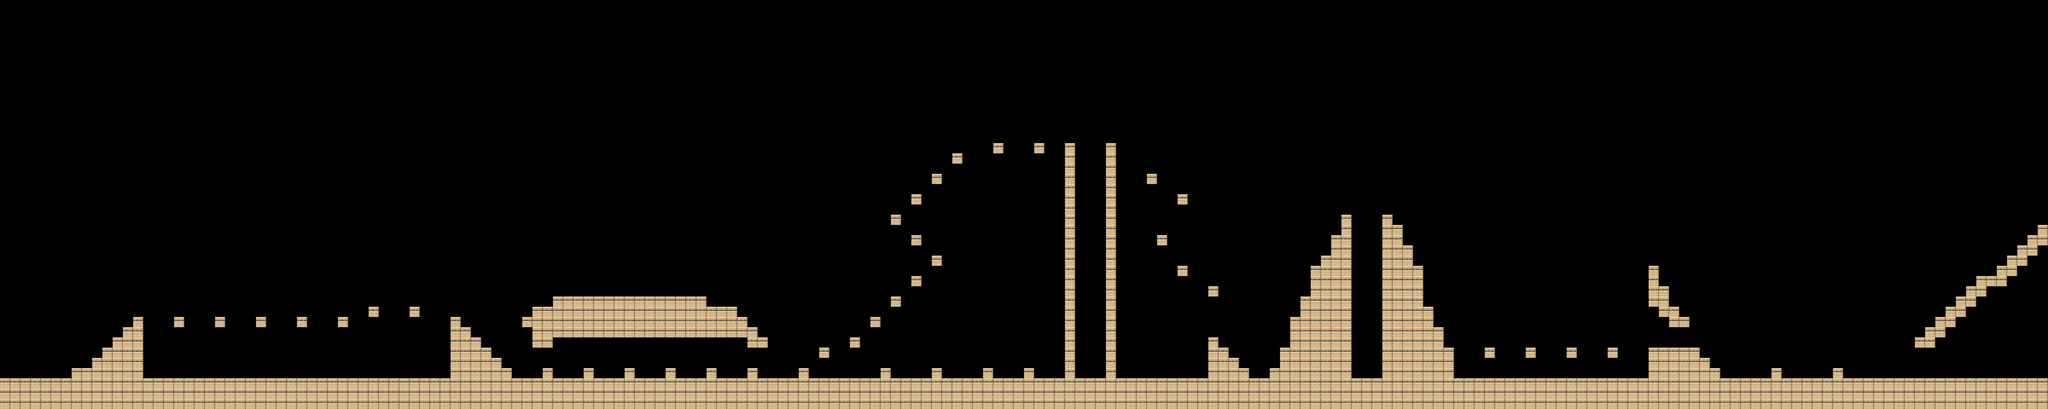

Below is a game level as drawn by its tile map, then a one-line description and the .tmx that defines it (tile-layer data replaced by summaries):
An orthogonal 200x40 tile map with 32x32 px tiles, 1 tile layer (Слой тайлов 1) and 74 objects (56x Shipi, 16x Enemy, Player, Teleport).

<map version="1.10" tiledversion="1.11.2" orientation="orthogonal" renderorder="right-down" width="200" height="40" tilewidth="32" tileheight="32" infinite="0" nextlayerid="5" nextobjectid="89">
 <tileset firstgid="1" source="tiles2.thumb.png.65dffda5d728405d4cf56e14a9d31e18.tsx" />
 <layer id="1" name="Слой тайлов 1" width="200" height="40">
  <data>[8000 cells, 1017 non-empty, 1 distinct tile ids]</data>
 </layer>
 <objectgroup id="4" name="Enemy">
  <object id="32" name="Enemy" x="1647.33" y="1168" />
  <object id="33" name="Enemy" x="1775.33" y="1169.33" />
  <object id="34" name="Enemy" x="1902.33" y="1167.67" />
  <object id="35" name="Enemy" x="2030.67" y="1167.67" />
  <object id="36" name="Enemy" x="2158.67" y="1168.67" />
  <object id="38" name="Enemy" x="2286.33" y="1168.67" />
  <object id="39" name="Enemy" x="2444" y="1169" />
  <object id="40" name="Enemy" x="2705" y="1170" />
  <object id="41" name="Enemy" x="2864" y="1168" />
  <object id="42" name="Enemy" x="3024" y="1168" />
  <object id="43" name="Enemy" x="3152" y="1169" />
  <object id="44" name="Enemy" x="3280" y="1168" />
  <object id="84" name="Enemy" x="5614.33" y="1168.33" />
  <object id="85" name="Enemy" x="5679.33" y="1170.67" />
  <object id="86" name="Enemy" x="5415.67" y="1169.34" />
  <object id="87" name="Enemy" x="5493" y="1168.67" />
 </objectgroup>
 <objectgroup id="3" name="Shipi">
  <object id="3" name="Shipi" x="495" y="1168.75" />
  <object id="4" name="Shipi" x="527.25" y="1167.5" />
  <object id="5" name="Shipi" x="561.5" y="1167.75" />
  <object id="6" name="Shipi" x="590.5" y="1167.25" />
  <object id="7" name="Shipi" x="624.5" y="1168.25" />
  <object id="8" name="Shipi" x="654.5" y="1168.25" />
  <object id="9" name="Shipi" x="688" y="1168.5" />
  <object id="10" name="Shipi" x="719.75" y="1169" />
  <object id="11" name="Shipi" x="751.75" y="1168.25" />
  <object id="12" name="Shipi" x="785" y="1169.5" />
  <object id="13" name="Shipi" x="814.75" y="1170" />
  <object id="14" name="Shipi" x="848" y="1169.5" />
  <object id="15" name="Shipi" x="880.5" y="1169.5" />
  <object id="16" name="Shipi" x="911" y="1168" />
  <object id="17" name="Shipi" x="943" y="1168.25" />
  <object id="18" name="Shipi" x="975.5" y="1169" />
  <object id="19" name="Shipi" x="1008" y="1169.25" />
  <object id="20" name="Shipi" x="1041" y="1170.5" />
  <object id="21" name="Shipi" x="1071.75" y="1169.25" />
  <object id="22" name="Shipi" x="1103.75" y="1168.75" />
  <object id="23" name="Shipi" x="1134.75" y="1168.75" />
  <object id="24" name="Shipi" x="1169.5" y="1169.25" />
  <object id="25" name="Shipi" x="1198.25" y="1169" />
  <object id="26" name="Shipi" x="1231.75" y="1169.25" />
  <object id="27" name="Shipi" x="1265.5" y="1169" />
  <object id="28" name="Shipi" x="1294.75" y="1169.75" />
  <object id="29" name="Shipi" x="1328.75" y="1170" />
  <object id="30" name="Shipi" x="1361.75" y="1169.75" />
  <object id="46" name="Shipi" x="3380.09" y="1168.4" />
  <object id="47" name="Shipi" x="3412.31" y="1168.76" />
  <object id="50" name="Shipi" x="3536" y="1168.67" />
  <object id="51" name="Shipi" x="3568.33" y="1169.67" />
  <object id="52" name="Shipi" x="3600" y="1169.33" />
  <object id="53" name="Shipi" x="3631.67" y="1169.67" />
  <object id="54" name="Shipi" x="3664" y="1169.67" />
  <object id="56" name="Shipi" x="3695.67" y="1168.33" />
  <object id="57" name="Shipi" x="3728" y="1169.33" />
  <object id="60" name="Shipi" x="4243.58" y="1169.42" />
  <object id="61" name="Shipi" x="4276.25" y="1169.5" />
  <object id="63" name="Shipi" x="4591.5" y="1169" />
  <object id="64" name="Shipi" x="4624" y="1169.5" />
  <object id="65" name="Shipi" x="4655.5" y="1170" />
  <object id="66" name="Shipi" x="4686.5" y="1168" />
  <object id="67" name="Shipi" x="4719.5" y="1169.5" />
  <object id="68" name="Shipi" x="4752" y="1169" />
  <object id="69" name="Shipi" x="4784" y="1169" />
  <object id="71" name="Shipi" x="4815.5" y="1168.5" />
  <object id="72" name="Shipi" x="4847" y="1169.5" />
  <object id="73" name="Shipi" x="4879.5" y="1169" />
  <object id="74" name="Shipi" x="4911" y="1169" />
  <object id="75" name="Shipi" x="4943.5" y="1168" />
  <object id="77" name="Shipi" x="4974.5" y="1169" />
  <object id="78" name="Shipi" x="5007.5" y="1169" />
  <object id="79" name="Shipi" x="5040.5" y="1169" />
  <object id="80" name="Shipi" x="5071.5" y="1169.5" />
  <object id="81" name="Shipi" x="5103.5" y="1168.5" />
 </objectgroup>
 <objectgroup id="2" name="Player">
  <object id="1" name="Player" x="110" y="1168" />
  <object id="88" name="Teleport" x="6352" y="1167" />
 </objectgroup>
</map>